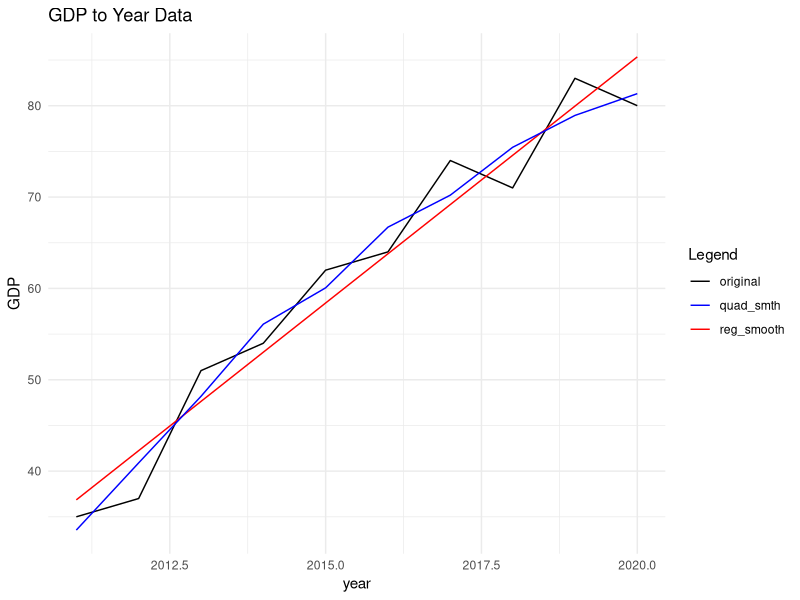
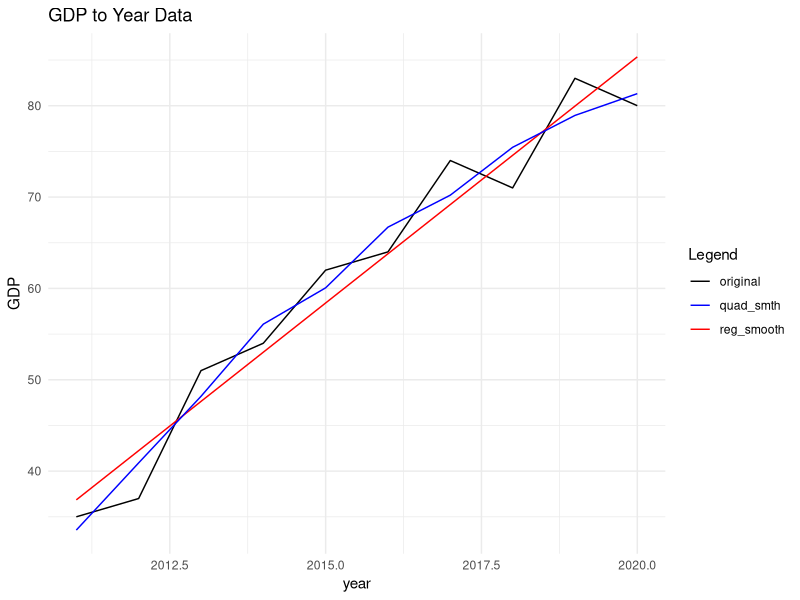

Source code (R) for these figures, in order:
## ---- chunk 1
knitr::opts_chunk$set(echo = TRUE)
## ---- chunk 2
task_data = data.frame(year = seq(2011, 2020),
                       GDP = c(35, 37, 51, 54, 62, 64, 74, 71, 83, 80))

task_data
## ---- chunk 3
med_yr = median(task_data$year)
task_data$zero_yr = task_data$year - med_yr
task_data
## ---- chunk 4
trend = lm(GDP~zero_yr, data = task_data)
trend$coefficients
## ---- chunk 5
# create the reg_smooth data 
Beta_0 = trend$coefficients[1]
Beta_1 = trend$coefficients[2]

task_data$reg_smooth = Beta_1 * task_data$zero_yr + Beta_0
task_data
## ---- chunk 6
quad_smth = loess(GDP~zero_yr, task_data)
task_data$quad_smth = predict(quad_smth, task_data)
task_data
## ---- chunk 7
# regressive smoothing
summary(trend)$r.squared
## ---- chunk 8
# quadratic smoothing
mean_GDP = mean(task_data$GDP)
SST = sum((task_data$GDP - mean_GDP)^2)

residuals = residuals(quad_smth)

SSE = sum(residuals^2)

R_squared = 1 - (SSE / SST)

R_squared
## ---- chunk 9
library(ggplot2)

ggplot(aes(x = year), data = task_data)+
  geom_line(aes(y = GDP, color = "original"))+
  geom_line(aes(y = reg_smooth, color = "reg_smooth"))+
  geom_line(aes(y = quad_smth, color = "quad_smth"))+
  labs(
    title = "GDP to Year Data",
    x = "year",
    y = "GDP"
  )+
  scale_color_manual(name = "Legend", values = c("original" = "black", "reg_smooth"= "red", "quad_smth"= "blue"))+
  theme_minimal()
## ---- chunk 10
task_data$forecst_err_linear = task_data$GDP - task_data$reg_smooth
task_data$forecst_err_quad = task_data$GDP - task_data$quad_smth


task_data
## ---- chunk 11
cat("The forecast errors are:\n\nYear:", seq(2011, 2019),"\n\nLinear smoothing Err :", task_data$forecst_err_linear, "\n\nQuadratic smoothing Err :", task_data$forecst_err_quad)
## ---- chunk 12
new_data = data.frame(zero_yr = 2022 - med_yr)

predicted_gdp = predict(trend, newdata = new_data)
## ---- chunk 13
cat("The GDP for 2022 is predicted to be: ", predicted_gdp, "\n")
## ---- chunk 14
loes_val = data.frame(year = seq(2011, 2022),
                      GDP =predict(quad_smth, newdata = data.frame(zero_yr = seq(2011, 2022) - median(seq(2011, 2022)))))
loes_val
## ---- chunk 15
zero_yr_range  =  seq(min(task_data$zero_yr), max(task_data$zero_yr), length.out = 100)
predicted_values  =  predict(quad_smth, newdata = data.frame(zero_yr = zero_yr_range))

loes_df = data.frame(zero_yr = zero_yr_range, pred = predicted_values)

poly_fit  =  lm(predicted_values ~ zero_yr_range)
coefficients(poly_fit)
## ---- chunk 16
Coeffs = coefficients(poly_fit)

loes_n = nrow(task_data)
loes_yt = sum(task_data$GDP)
loes_xt = sum(task_data$zero_yr)
loes_xt_2 = sum(task_data$zero_yr ^ 2)
loes_beta_2 = (loes_yt - (loes_n * Coeffs[1]) - (Coeffs[2] * loes_xt))/ loes_xt_2

cat("The GDP for 2022 is predicted to be: ", Coeffs[1] + (2022 - med_yr) * Coeffs[2] + (2022 - med_yr)^2 * loes_beta_2, "\n")
## ---- chunk 17
new_data = data.frame(x = task_data$zero_yr,
                      y = task_data$GDP)
new_data$x_sqrd = new_data$x^2
new_data$x_y = new_data$x * new_data$y 
new_data$x_cubed = new_data$x^3
new_data$x_quad = new_data$x^4
new_data$x_2_y = new_data$x_sqrd * new_data$y

new_data
## ---- chunk 18
b = c(sum(new_data$y), sum(new_data$x_y), sum(new_data$x_2_y))

val_1 = sum(new_data$x)
val_2 = sum(new_data$x_sqrd)
val_3 = sum(new_data$x_cubed)
val_4 =  sum(new_data$x_quad)
a = matrix(c(10, val_1, val_2,
           val_1, val_2, val_3,
           val_2, val_3, val_4), byrow = TRUE, nrow = 3)

a
## ---- chunk 19
coef_x = solve(a, b)
coef_x
## ---- chunk 20
cat("The corrected GDP using math formula is:\n\t ", coef_x[1] + (2022 - med_yr) * coef_x[2] + (2022 - med_yr)^2 * coef_x[3])
## ---- chunk 21
task_data$math_quad = coef_x[1] + task_data$zero_yr * coef_x[2] + task_data$zero_yr^2 * coef_x[3]

task_data
## ---- chunk 22
library(ggplot2)

ggplot(aes(x = year), data = task_data)+
  geom_line(aes(y = GDP, color = "original"))+
  geom_line(aes(y = reg_smooth, color = "reg_smooth"))+
  geom_line(aes(y = quad_smth, color = "quad_smth"))+
  labs(
    title = "GDP to Year Data",
    x = "year",
    y = "GDP"
  )+
  scale_color_manual(name = "Legend", values = c("original" = "black", "reg_smooth"= "red", "quad_smth"= "blue"))+
  theme_minimal()
## ---- chunk 23
exp_data = data.frame(year= seq(2014, 2021),
                      subscribers = c(2, 5, 11, 20, 35, 50, 70, 95))
exp_data
## ---- chunk 24
exp_Data = function(df,x, y){
  # transform
  log_data = log(df[[y]])
  
  yr = df[[x]]
  
  # fit 
  model = lm(log_data~yr, data = df )
  
  print(paste("model summary:\n", summary(model)))
  
  # intercepts
  alpha = exp(coef(model)[1])
  beta = coef(model)[2]
  
  cat("The alpha value is and the beta value is:\n\t", alpha, "\t", beta,"\n")
  
  val = df[[x]]
  
  predicted = alpha * exp(beta * val)
  
  return(predicted)
  
  
}
## ---- chunk 25
exp_data$t = exp_data$year - median(exp_data$year)
exp_data$exp_trend = exp_Data(exp_data, "t", "subscribers")
## ---- chunk 26
exp_data
## ---- chunk 27
exp_data$forecst_err = exp_data$subscribers - exp_data$exp_trend

exp_data
## ---- chunk 28
pred_subs = function(alpha, beta, target){
  
  return(alpha * exp(beta * target))
}
## ---- chunk 29
med = median(exp_data$year)
target = 2024 - med
cat("The predicted subsribers are:\n\t",round(pred_subs(20.00024, 0.5395523, target)), "\n")
